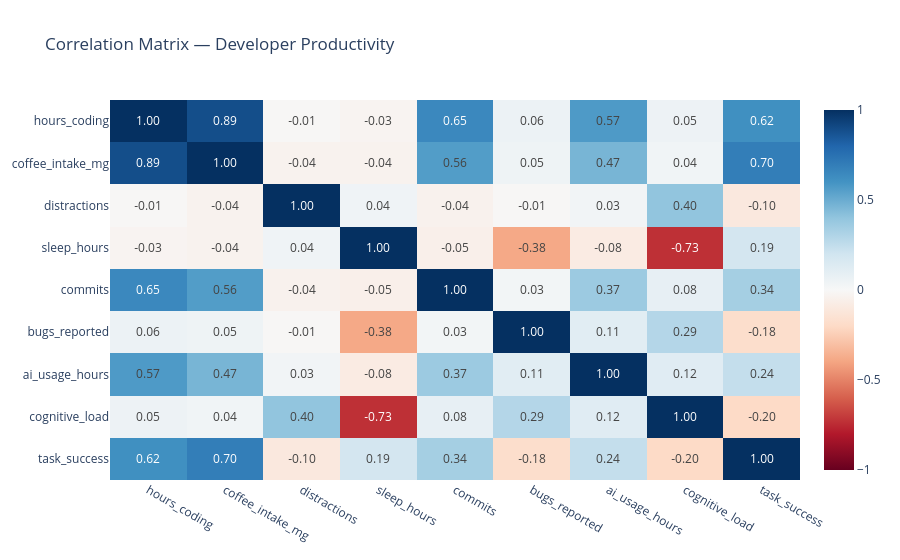

Write notebook code for a chart like this one.
### Code cell
fig = px.imshow(
    correlation_matrix,
    text_auto=".2f",
    aspect="auto",
    color_continuous_scale="RdBu",
    zmin=-1,
    zmax=1,
    title="Correlation Matrix — Developer Productivity",
)

fig.update_layout(
    template="plotly_white",
)

fig.show()

### Figure 1 — Plotly figure (JSON) as saved in the notebook; plotly's stock layout.template omitted (floating-point values rounded to 4 significant figures)
{"data": [{"coloraxis": "coloraxis", "hovertemplate": "x: %{x}<br>y: %{y}<br>color: %{z}<extra></extra>", "name": "0", "texttemplate": "%{z:.2f}", "type": "heatmap", "x": ["hours_coding", "coffee_intake_mg", "distractions", "sleep_hours", "commits", "bugs_reported", "ai_usage_hours", "cognitive_load", "task_success"], "xaxis": "x", "y": ["hours_coding", "coffee_intake_mg", "distractions", "sleep_hours", "commits", "bugs_reported", "ai_usage_hours", "cognitive_load", "task_success"], "yaxis": "y", "z": [[1.0, 0.8898, -0.0098, -0.02538, 0.6468, 0.05598, 0.5719, 0.05091, 0.6155], [0.8898, 1.0, -0.03637, -0.03899, 0.5612, 0.04626, 0.4654, 0.03688, 0.6952], [-0.0098, -0.03637, 1.0, 0.04134, -0.04269, -0.008341, 0.02914, 0.4001, -0.1043], [-0.02538, -0.03899, 0.04134, 1.0, -0.05452, -0.3844, -0.08402, -0.7341, 0.1867], [0.6468, 0.5612, -0.04269, -0.05452, 1.0, 0.02631, 0.3698, 0.08458, 0.3389], [0.05598, 0.04626, -0.008341, -0.3844, 0.02631, 1.0, 0.1139, 0.2926, -0.1782], [0.5719, 0.4654, 0.02914, -0.08402, 0.3698, 0.1139, 1.0, 0.1199, 0.2417], [0.05091, 0.03688, 0.4001, -0.7341, 0.08458, 0.2926, 0.1199, 1.0, -0.1998], [0.6155, 0.6952, -0.1043, 0.1867, 0.3389, -0.1782, 0.2417, -0.1998, 1.0]]}], "layout": {"coloraxis": {"autocolorscale": false, "cmax": 1, "cmin": -1, "colorscale": [[0, "rgb(103,0,31)"], [0.1, "rgb(178,24,43)"], [0.2, "rgb(214,96,77)"], [0.3, "rgb(244,165,130)"], [0.4, "rgb(253,219,199)"], [0.5, "rgb(247,247,247)"], [0.6, "rgb(209,229,240)"], [0.7, "rgb(146,197,222)"], [0.8, "rgb(67,147,195)"], [0.9, "rgb(33,102,172)"], [1, "rgb(5,48,97)"]]}, "title": {"text": "Correlation Matrix — Developer Productivity"}, "xaxis": {"anchor": "y", "domain": [0, 1]}, "yaxis": {"anchor": "x", "autorange": "reversed", "domain": [0, 1]}}}
